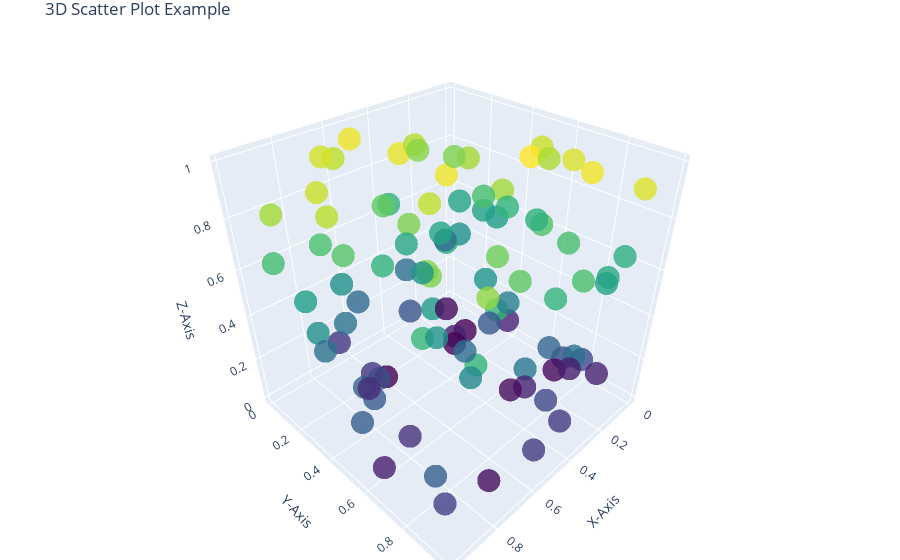

Notebook code cell kept with this figure:
### Code cell
#13. A Create a 3D scatter plot using Plotly 
import plotly.graph_objects as go 

np.random.seed(42)

n_points = 100
x = np.random.rand(n_points)  
y = np.random.rand(n_points)  
z = np.random.rand(n_points) 

fig = go.Figure(data=[go.Scatter3d(
    x = x,
    y = y,
    z = z,
    mode='markers',
    marker=dict(
        size=8, 
        color=z,
        colorscale='Viridis', 
        opacity= 0.8
    )
)])

fig.update_layout(
    title= "3D Scatter Plot Example",
    scene = dict(
        xaxis_title="X-Axis", 
        yaxis_title="Y-Axis", 
        zaxis_title="Z-Axis"
    ),
    margin= dict(l=0,r=0,b=0,t=30)
)
fig.show()
